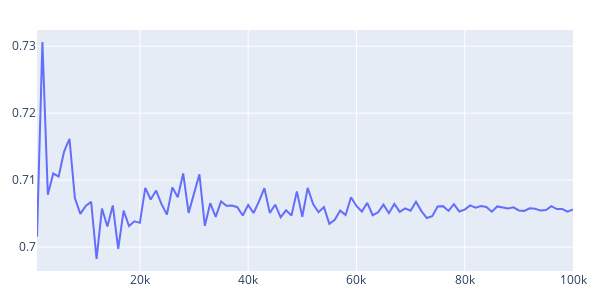

Notebook cell for this chart:
### Markdown cell above
## Experiment 1 Correlation Notes

The correlations are well bounded over near the true correlation over the entire sample space. The correlation is well bounded at 10 percent of the data.

Somewhere between a 1% and 10% of the data. Our correlation measurements converge with +/- 0.01 of the true correlation. So for trend analysis we should never go above 10% sample
spaces. We should try and derive an objective images function which mathces this expected behavior between 1 and 10 percent of the data.

### Code cell
r_line_exp1 = go.Figure(lineof(x=sample_space, y=r_scores_exp1), layout=default_layout)
r_line_exp1
